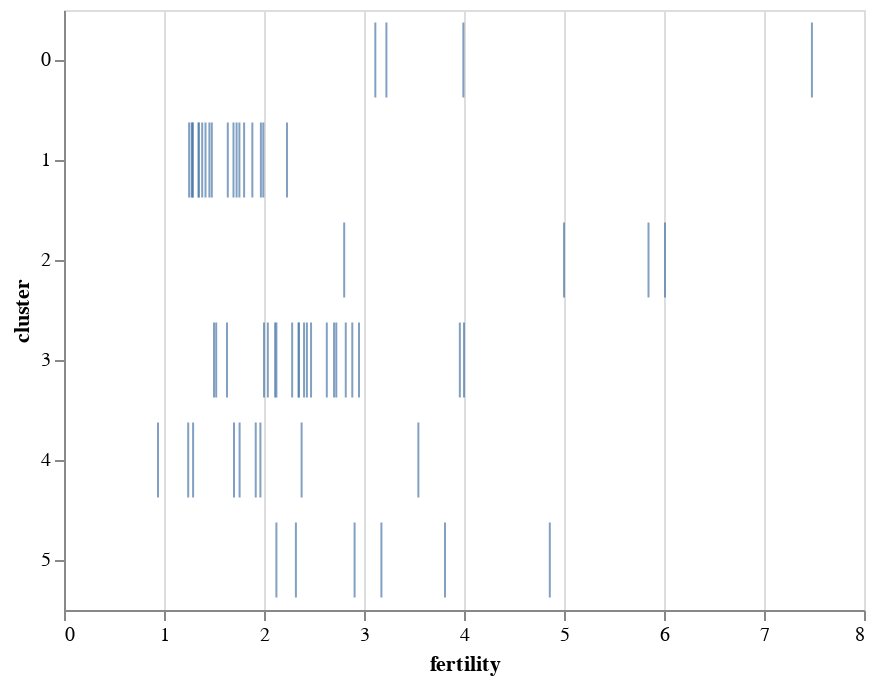

Notebook code cell kept with this figure:
### Markdown cell above
### Tick Marks

The `tick` mark type conveys a data point using a short line segment or "tick". These are particularly useful for comparing values along a single dimension with minimal overlap. A *dot plot* drawn with tick marks is sometimes referred to as a *strip plot*.

### Code cell
alt.Chart(data2000).mark_tick().encode(
    alt.X('fertility:Q'),
    alt.Y('cluster:N'),
    alt.Shape('cluster:N')
)

### Figure 1 — Vega-Lite specification as saved in the notebook (floating-point values rounded to 4 significant figures)
{"$schema": "https://vega.github.io/schema/vega-lite/v3.4.0.json", "config": {"mark": {"tooltip": null}, "view": {"height": 300, "width": 400}}, "data": {"name": "data-fdeb0b749a6385830bd1445d39ad6ea0"}, "datasets": {"data-fdeb0b749a6385830bd1445d39ad6ea0": [{"cluster": 0, "country": "Afghanistan", "fertility": 7.479, "life_expect": 42.13, "pop": 23898198, "year": 2000}, {"cluster": 3, "country": "Argentina", "fertility": 2.35, "life_expect": 74.34, "pop": 37497728, "year": 2000}, {"cluster": 3, "country": "Aruba", "fertility": 2.124, "life_expect": 73.45, "pop": 69539, "year": 2000}, {"cluster": 4, "country": "Australia", "fertility": 1.756, "life_expect": 80.37, "pop": 19164620, "year": 2000}, {"cluster": 1, "country": "Austria", "fertility": 1.382, "life_expect": 78.98, "pop": 8113413, "year": 2000}, {"cluster": 3, "country": "Bahamas", "fertility": 2.111, "life_expect": 71.07, "pop": 290075, "year": 2000}, {"cluster": 0, "country": "Bangladesh", "fertility": 3.224, "life_expect": 62.01, "pop": 130406594, "year": 2000}, {"cluster": 3, "country": "Barbados", "fertility": 1.5, "life_expect": 75.97, "pop": 273483, "year": 2000}, {"cluster": 1, "country": "Belgium", "fertility": 1.638, "life_expect": 78.32, "pop": 10263618, "year": 2000}, {"cluster": 3, "country": "Bolivia", "fertility": 3.958, "life_expect": 63.88, "pop": 8152620, "year": 2000}, {"cluster": 3, "country": "Brazil", "fertility": 2.345, "life_expect": 71.01, "pop": 175552771, "year": 2000}, {"cluster": 3, "country": "Canada", "fertility": 1.522, "life_expect": 79.77, "pop": 31278097, "year": 2000}, {"cluster": 3, "country": "Chile", "fertility": 2, "life_expect": 77.86, "pop": 15153450, "year": 2000}, {"cluster": 4, "country": "China", "fertility": 1.7, "life_expect": 72.03, "pop": 1262645000, "year": 2000}, {"cluster": 3, "country": "Colombia", "fertility": 2.47, "life_expect": 71.68, "pop": 39685655, "year": 2000}, {"cluster": 3, "country": "Costa Rica", "fertility": 2.281, "life_expect": 78.12, "pop": 3710558, "year": 2000}, {"cluster": 1, "country": "Croatia", "fertility": 1.348, "life_expect": 74.88, "pop": 4410830, "year": 2000}, {"cluster": 3, "country": "Cuba", "fertility": 1.63, "life_expect": 77.16, "pop": 11134273, "year": 2000}, {"cluster": 3, "country": "Dominican Republic", "fertility": 2.95, "life_expect": 70.85, "pop": 8385828, "year": 2000}, {"cluster": 3, "country": "Ecuador", "fertility": 2.817, "life_expect": 74.17, "pop": 12505204, "year": 2000}, {"cluster": 5, "country": "Egypt", "fertility": 3.174, "life_expect": 69.81, "pop": 70492342, "year": 2000}, {"cluster": 3, "country": "El Salvador", "fertility": 2.883, "life_expect": 70.73, "pop": 6122515, "year": 2000}, {"cluster": 1, "country": "Finland", "fertility": 1.754, "life_expect": 78.37, "pop": 5168595, "year": 2000}, {"cluster": 1, "country": "France", "fertility": 1.883, "life_expect": 79.59, "pop": 59381628, "year": 2000}, {"cluster": 1, "country": "Georgia", "fertility": 1.478, "life_expect": 70.48, "pop": 4777209, "year": 2000}, {"cluster": 1, "country": "Germany", "fertility": 1.346, "life_expect": 78.67, "pop": 82187909, "year": 2000}, {"cluster": 1, "country": "Greece", "fertility": 1.277, "life_expect": 78.26, "pop": 10559110, "year": 2000}, {"cluster": 3, "country": "Grenada", "fertility": 2.429, "life_expect": 67.75, "pop": 89312, "year": 2000}, {"cluster": 3, "country": "Haiti", "fertility": 4, "life_expect": 58.14, "pop": 7306302, "year": 2000}, {"cluster": 4, "country": "Hong Kong", "fertility": 0.94, "life_expect": 81.5, "pop": 6658720, "year": 2000}, {"cluster": 1, "country": "Iceland", "fertility": 1.993, "life_expect": 80.5, "pop": 281043, "year": 2000}, {"cluster": 0, "country": "India", "fertility": 3.113, "life_expect": 62.88, "pop": 1007702000, "year": 2000}, {"cluster": 4, "country": "Indonesia", "fertility": 2.376, "life_expect": 68.59, "pop": 206265000, "year": 2000}, {"cluster": 5, "country": "Iran", "fertility": 2.124, "life_expect": 69.45, "pop": 65660289, "year": 2000}, {"cluster": 5, "country": "Iraq", "fertility": 4.858, "life_expect": 57.05, "pop": 22675617, "year": 2000}, {"cluster": 1, "country": "Ireland", "fertility": 1.969, "life_expect": 77.78, "pop": 3791690, "year": 2000}, {"cluster": 5, "country": "Israel", "fertility": 2.906, "life_expect": 79.7, "pop": 5842454, "year": 2000}, {"cluster": 1, "country": "Italy", "fertility": 1.286, "life_expect": 80.24, "pop": 57719337, "year": 2000}, {"cluster": 3, "country": "Jamaica", "fertility": 2.628, "life_expect": 72.05, "pop": 2615467, "year": 2000}, {"cluster": 4, "country": "Japan", "fertility": 1.291, "life_expect": 82, "pop": 126699784, "year": 2000}, {"cluster": 2, "country": "Kenya", "fertility": 5, "life_expect": 50.99, "pop": 29985839, "year": 2000}, {"cluster": 4, "country": "South Korea", "fertility": 1.917, "life_expect": 66.66, "pop": 21647682, "year": 2000}, {"cluster": 4, "country": "North Korea", "fertility": 1.242, "life_expect": 77.05, "pop": 47351083, "year": 2000}, {"cluster": 5, "country": "Lebanon", "fertility": 2.319, "life_expect": 71.03, "pop": 3578036, "year": 2000}, {"cluster": 3, "country": "Mexico", "fertility": 2.401, "life_expect": 74.9, "pop": 99926620, "year": 2000}, {"cluster": 1, "country": "Netherlands", "fertility": 1.726, "life_expect": 78.53, "pop": 15907853, "year": 2000}, {"cluster": 4, "country": "New Zealand", "fertility": 1.964, "life_expect": 79.11, "pop": 3819762, "year": 2000}, {"cluster": 2, "country": "Nigeria", "fertility": 5.845, "life_expect": 46.61, "pop": 114306700, "year": 2000}, {"cluster": 1, "country": "Norway", "fertility": 1.801, "life_expect": 79.05, "pop": 4492400, "year": 2000}, {"cluster": 0, "country": "Pakistan", "fertility": 3.994, "life_expect": 63.61, "pop": 146342958, "year": 2000}, {"cluster": 3, "country": "Peru", "fertility": 2.7, "life_expect": 69.91, "pop": 25979722, "year": 2000}, {"cluster": 4, "country": "Philippines", "fertility": 3.544, "life_expect": 70.3, "pop": 79739825, "year": 2000}, {"cluster": 1, "country": "Poland", "fertility": 1.251, "life_expect": 74.67, "pop": 38654164, "year": 2000}, {"cluster": 1, "country": "Portugal", "fertility": 1.454, "life_expect": 77.29, "pop": 10335597, "year": 2000}, {"cluster": 2, "country": "Rwanda", "fertility": 6.01, "life_expect": 43.41, "pop": 7507056, "year": 2000}, {"cluster": 5, "country": "Saudi Arabia", "fertility": 3.81, "life_expect": 71.63, "pop": 23153090, "year": 2000}, {"cluster": 2, "country": "South Africa", "fertility": 2.802, "life_expect": 53.37, "pop": 44066197, "year": 2000}, {"cluster": 1, "country": "Spain", "fertility": 1.287, "life_expect": 79.78, "pop": 40016081, "year": 2000}, {"cluster": 1, "country": "Switzerland", "fertility": 1.415, "life_expect": 80.62, "pop": 7266920, "year": 2000}, {"cluster": 1, "country": "Turkey", "fertility": 2.23, "life_expect": 70.84, "pop": 65666677, "year": 2000}, {"cluster": 1, "country": "United Kingdom", "fertility": 1.695, "life_expect": 78.47, "pop": 59522468, "year": 2000}, {"cluster": 3, "country": "United States", "fertility": 2.038, "life_expect": 77.31, "pop": 282338631, "year": 2000}, {"cluster": 3, "country": "Venezuela", "fertility": 2.723, "life_expect": 72.77, "pop": 23542649, "year": 2000}]}, "encoding": {"shape": {"field": "cluster", "type": "nominal"}, "x": {"field": "fertility", "type": "quantitative"}, "y": {"field": "cluster", "type": "nominal"}}, "mark": "tick"}
